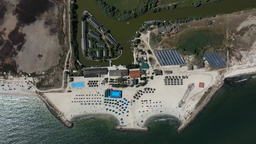
#> input picture backups/1.png, 256 x 144 px, shrunk from 1920 x 1080 before the run, found by its file name
$ python transform.py
#> lines starting #> are read from the running program, lines starting #| are printed output that depends on the picture; after the words box and inside, x2 and y2 are one past the last pixel; in counts of white or black regions, pixels touching at a corner belong together
import cv2
import numpy as np

def create_panorama(homography_matrix, image1_path, image2_path, output_path):
    # Load the images
#> called with homography_matrix = array of shape (3, 3), image1_path = '1.png', image2_path = '2.png', output_path = 'test.png'
    image1 = cv2.imread(image1_path, cv2.IMREAD_UNCHANGED)
#> image1 is the input picture: shape (144, 256, 4); mean B, G, R, A 83.1, 91.8, 88.9, 255
    image2 = cv2.imread(image2_path, cv2.IMREAD_UNCHANGED)
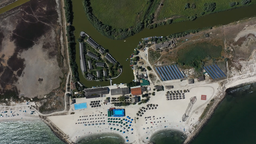
#> input picture backups/2.png, 256 x 144 px, shrunk from 1920 x 1080 before the run, found by its file name
#> image2 is the input picture: shape (144, 256, 4); mean B, G, R, A 81.7, 91.2, 89.6, 255

    # Check if images are loaded
    if image1 is None or image2 is None:
        print("Error loading images")
        return

    # Convert to RGB if images have an alpha channel
    if image1.shape[2] == 4:
        image1 = cv2.cvtColor(image1, cv2.COLOR_BGRA2BGR)
#> image1: shape (144, 256, 3)
    if image2.shape[2] == 4:
        image2 = cv2.cvtColor(image2, cv2.COLOR_BGRA2BGR)
#> image2: shape (144, 256, 3)

    # Apply the homography transformation
    height, width = image2.shape[:2]
#> height = 144; width = 256
    transformed_image2 = cv2.warpPerspective(image2, homography_matrix, (width*3, height*3))
#> transformed_image2: shape (432, 768, 3); every value is 0

    # Create a canvas to fit both images
    canvas_height = max(image1.shape[0], transformed_image2.shape[0])
#> canvas_height = 432
    canvas_width = image1.shape[1] + transformed_image2.shape[1]
#> canvas_width = 1024
    canvas = np.zeros((canvas_height, canvas_width, 3), dtype=np.uint8)

    # Overlay both images at 50% opacity
    canvas[:image1.shape[0], :image1.shape[1]] = image1
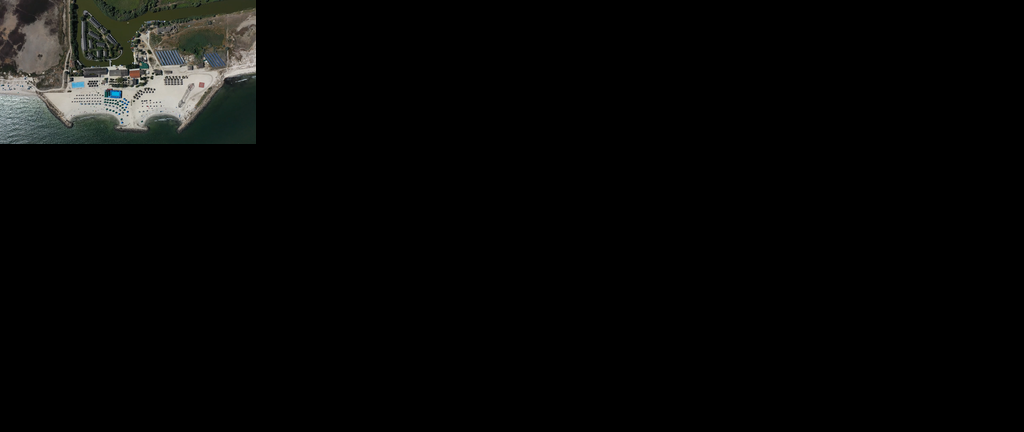
#> canvas: shape (432, 1024, 3); mean B, G, R 6.9, 7.7, 7.4
    alpha = 0.5
    for i in range(transformed_image2.shape[0]):
        for j in range(transformed_image2.shape[1]):
            if j < image1.shape[1] and i < image1.shape[0]:
                canvas[i, j] = alpha * canvas[i, j] + (1 - alpha) * transformed_image2[i, j]
            elif np.any(transformed_image2[i, j] != 0):
                canvas[i, j] = transformed_image2[i, j]
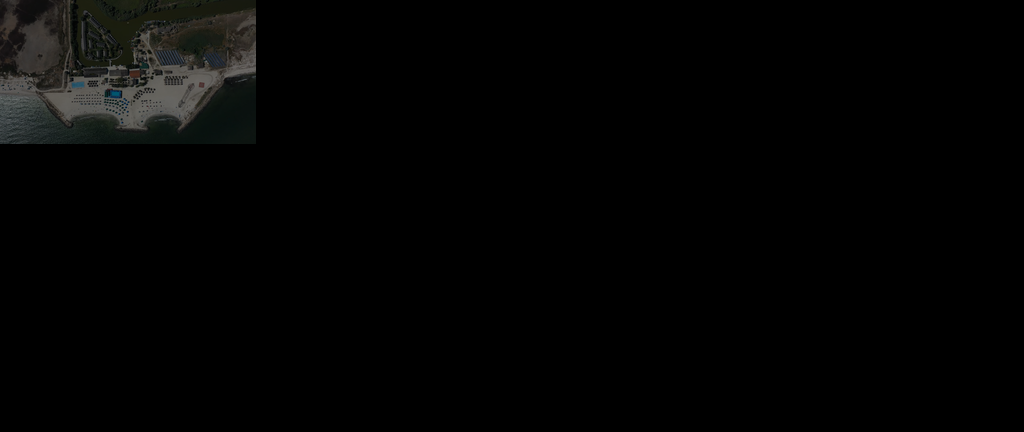
#> canvas: shape (432, 1024, 3); 8.33% of pixels changed, all inside (x1, y1, x2, y2) = (0, 0, 256, 144)

    # Save the result
    cv2.imwrite(output_path, canvas)
    print(f"Panorama saved as {output_path}")

# Example usage
homography_matrix = np.array([[-0.004864,  0.000367, -0.202088],
 [-0.000345, -0.004861,  0.979331],
 [-0.,       -0.,       -0.004856]])
image1_path = '1.png'
image2_path = '2.png'
output_path = 'test.png'
create_panorama(homography_matrix, image1_path, image2_path, output_path)
